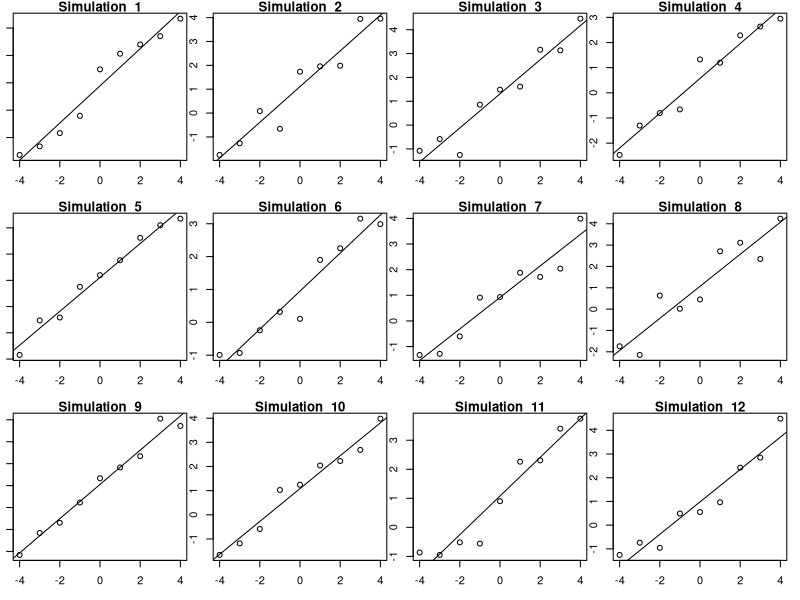
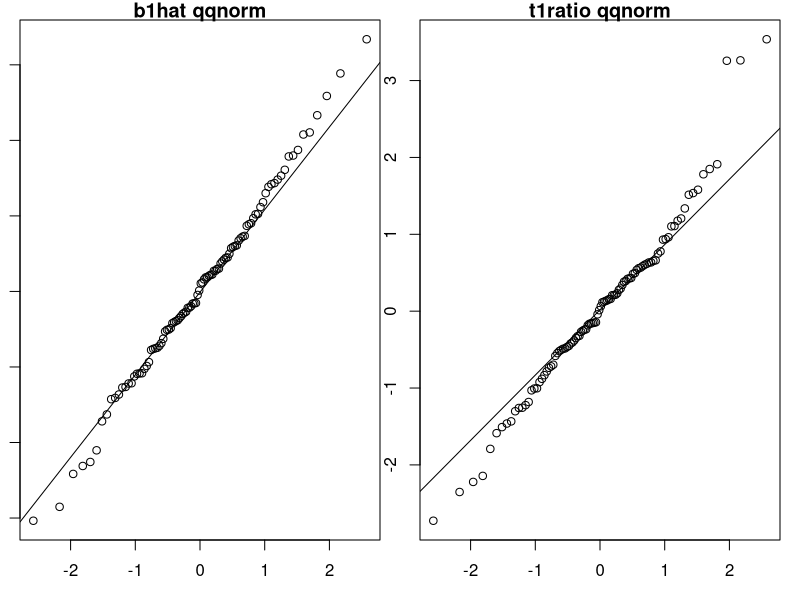
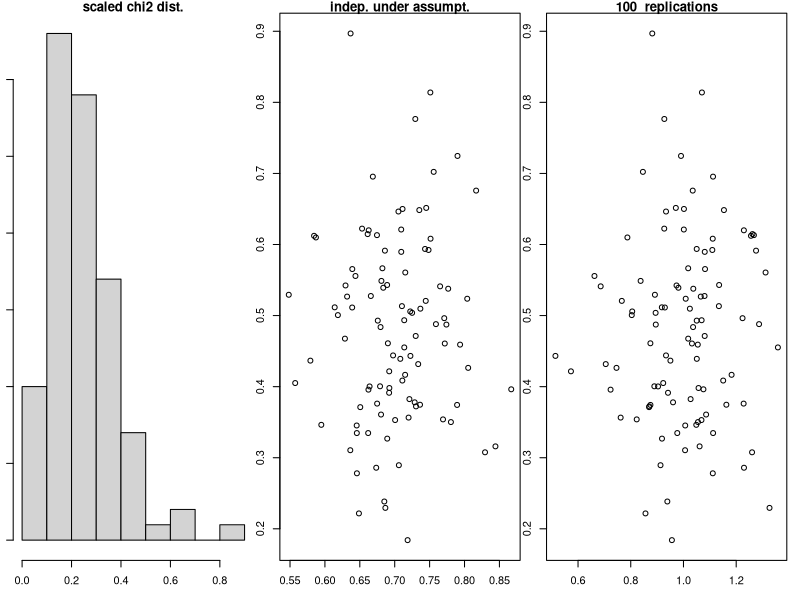

R code for these plots, in order:
# STAT306 2015 Lab 4
# simulation to show sampling distribution of beta1hat, sigmahat, t-ratios etc
# Sampling distribution means the distribution of beta1hat etc, when
#    replicating from the model: fixed true beta0, beta; fixed values
#     x_1,...,x_n of the explanatory variables; random N(0,sigma^2)
#     deviations epsilon_i from the line,  i=1,...,n
#    
set.seed(1223)  # set seed to get same thing if rerun again
n=9  # small sample size
x1 = (1:n)-(n+1)/2   # fixed x values at 1 to n; centred by subtracting average

# set (true) population parameters
b0=1; b1=0.7; sigma=0.5
par(mfrow=c(3,4), mar=c(3, 1, 1, 1))  # set-up for 3x4 subplots on one page
nsim=100   # number of replications
#nsim=1000   # uncomment this line to do more replications
b1hat=rep(0,nsim)           # pre-locate space to store replications
b0hat=rep(0,nsim)
sigmahat=rep(0,nsim)
t1ratio=rep(0,nsim)
t0ratio=rep(0,nsim)

# simulation/replication loop
for(i in 1:nsim)
{ err = rnorm(n,0,sigma)     # random from normal(mean=0,SD=sigma)
  y = b0+b1*x1+err           # generate y's with deviations in 'err'
  datareg = as.data.frame(cbind(y, x1))
  reg = lm(y~x1,data=datareg)  # regression 
  out=summary(reg)
  outcoeff=out$coeff           # get betas and their SEs
  b0hat[i]=outcoeff[1,1]       # coefficent beta0hat
  b1hat[i]= outcoeff[2,1]
  se0hat= outcoeff[1,2]
  se1hat= outcoeff[2,2]        # SE of beta1hat
  sigmahat[i]=out$sigma        # estimated residual SE or residual SD
  t1ratio[i] = (b1hat[i]-b1)/se1hat  # t-ratio for beta1hat
  t0ratio[i] = (b0hat[i]-b0)/se0hat
  if(i<=12)                     # plot the first few cases 
  { plot(x1,y,xlim=c(x1[1],x1[n]))
    abline(b0hat[i],b1hat[i],col=1)
    title(paste("Simulation ",i))
  }
}

# Under the assumptions of the model ( epsilon_i ~ N(0,sigma^2) # independently)
# then

# (a) sampling distribution of b1hat is normal with mean b1
#     normal quantile plot of b1hat over different replications
#     shows points very close to a straight line
par(mfrow=c(1,2))
qqnorm(b1hat,main="b1hat qqnorm")
qqline(b1hat)
# (b) sampling distribution of t-ratio is not normal because denominator 
#   involves a random sigmahat. The sampling distribution is Student t with
#   degrees of freedom n-k, where  k is the number of estimated betas.
# t-density has heavier tails than normal density, so normal quantile
#   plots shows points off the diagonal at the two ends.
qqnorm(t1ratio,main="t1ratio qqnorm") 
qqline(t1ratio)

# (c) sampling distribution of sigmahat^2 is right-skewed; when scaled
#   appropriately, it has a distribution called chi-squared.
par(mfrow=c(1,3))
hist(sigmahat^2,main="scaled chi2 dist.")

# (d) b1hat and b0hat has zero theoretical correlation with sigmahat
#     This property is involved in the mathematical derivation of the
#     Student t distribution for the t-ratio.
plot(b1hat,sigmahat) 
title("indep. under assumpt.")
plot(b0hat,sigmahat)
title(paste(nsim," replications"))
